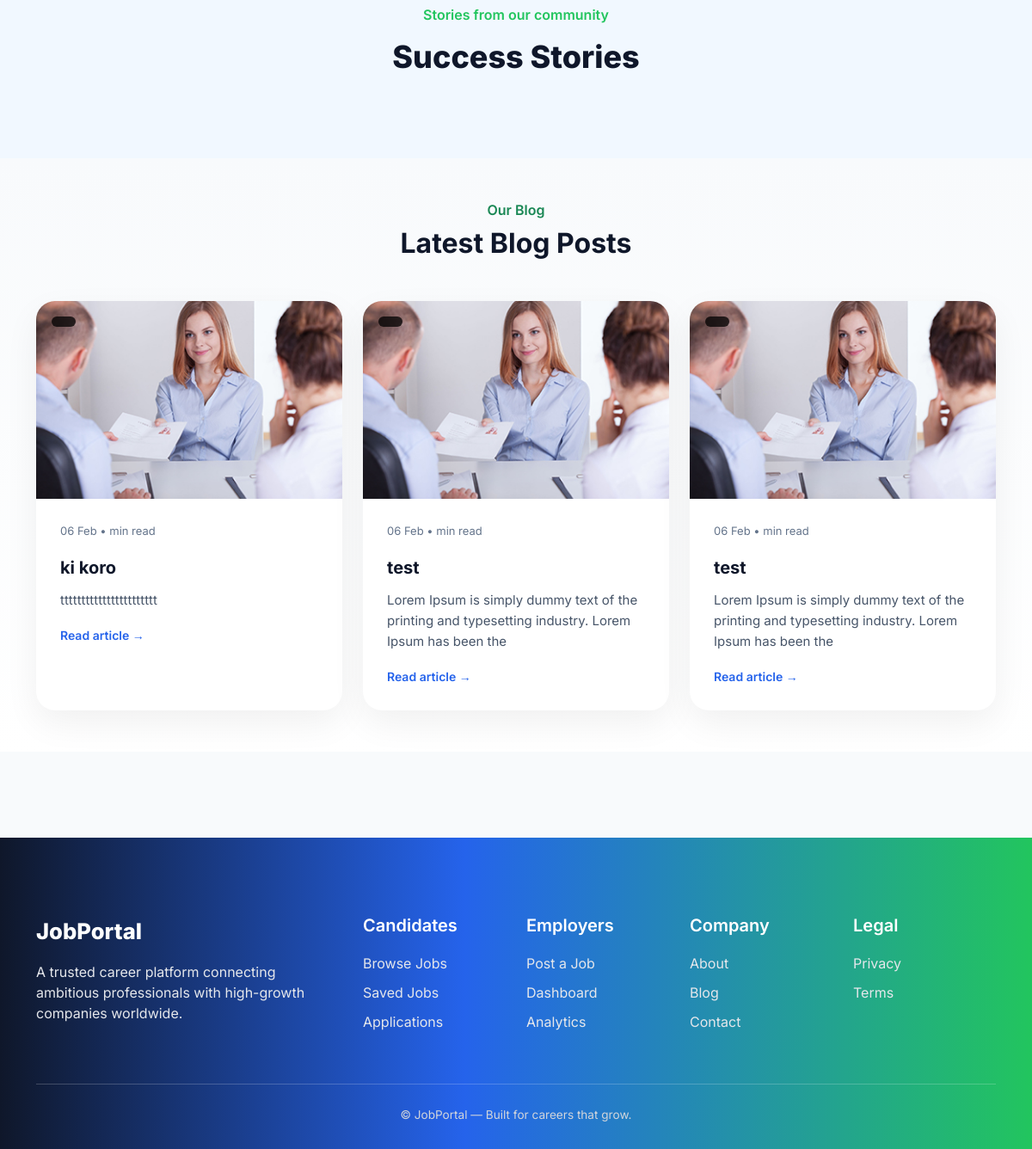
/ (lower part), run on an earlier commit of the app's database.
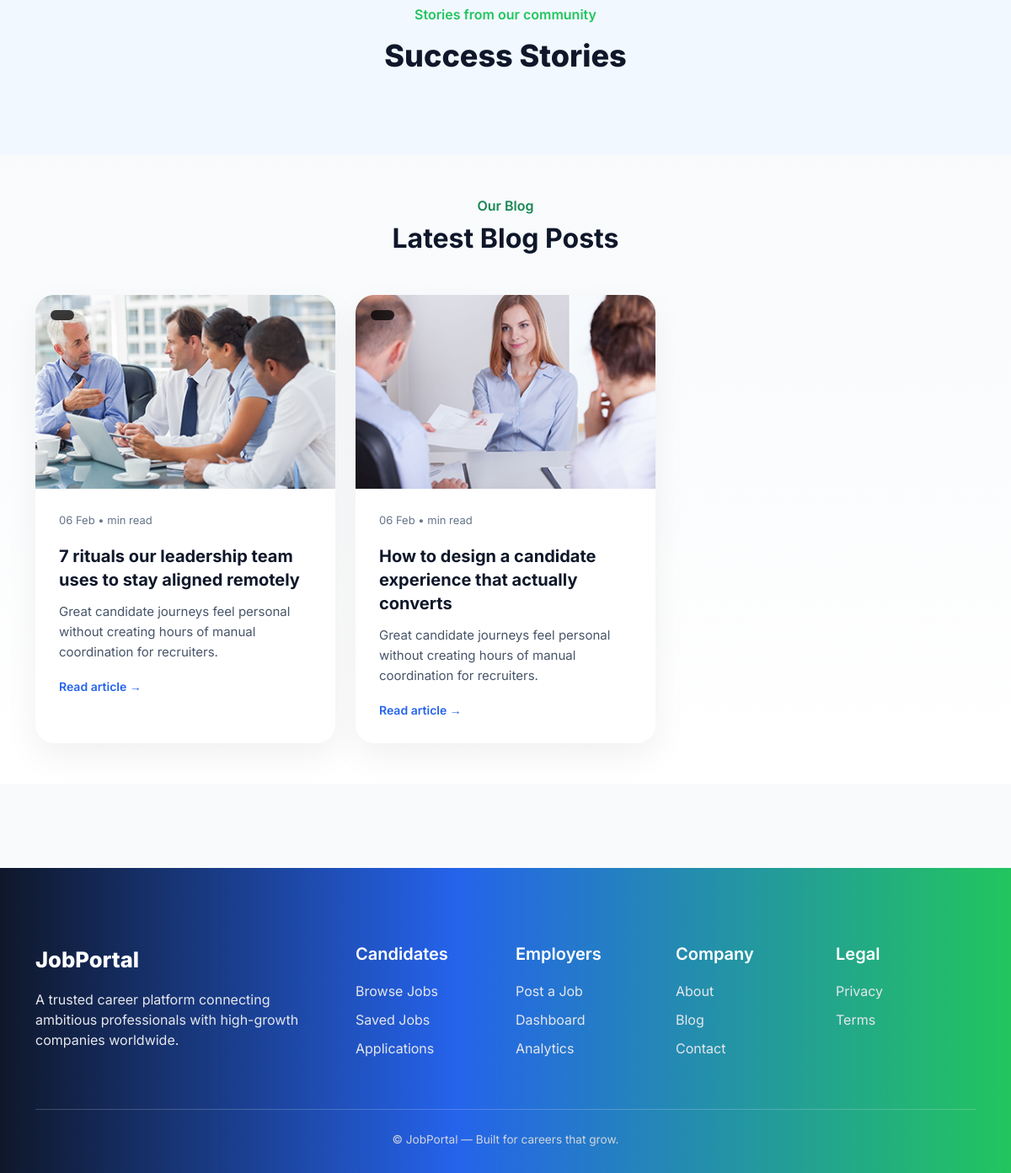
And on a later commit of the database.
### news/models.py (models this page shows, shortened)
class News(models.Model):
    STATUS_CHOICES = (
        ('draft', 'Draft'),
        ('published', 'Published'),
    )
    title = models.CharField(max_length=255)
    slug = models.SlugField(unique=True, blank=True)
    summary = models.TextField(max_length=500)
    content = models.TextField()
    featured_image = models.ImageField(
        upload_to='news/',
        blank=True,
        null=True
    )
    author = models.ForeignKey(
        User,
        on_delete=models.CASCADE
    )
    status = models.CharField(
        max_length=10,
        choices=STATUS_CHOICES,
        default='draft'
    )
    meta_title = models.CharField(max_length=255, blank=True)
    meta_description = models.CharField(max_length=300, blank=True)
    created_at = models.DateTimeField(auto_now_add=True)
    published_at = models.DateTimeField(blank=True, null=True)
    class Meta:
        ordering = ['-created_at']

### jobs/views.py (the view)
# urls.py: path('', views.job_list, name='job_list'),
def job_list(request):
    Job.objects.filter(
        is_featured=True,
        featured_until__lt=timezone.now()
    ).update(is_featured=False, featured_until=None)
    jobs_qs = Job.objects.all().order_by('-created_at')
    keyword = request.GET.get('q')
    location = request.GET.get('location')
    job_type = request.GET.get('job_type')
    if keyword:
        jobs_qs = jobs_qs.filter(
            Q(title__icontains=keyword) |
            Q(company__name__icontains=keyword)
        )
    if location:
        jobs_qs = jobs_qs.filter(location__icontains=location)
    if job_type:
        jobs_qs = jobs_qs.filter(job_type=job_type)
    featured_jobs = jobs_qs.filter(is_featured=True)
    normal_jobs = jobs_qs.filter(is_featured=False)
    categories = Category.objects.annotate(
        total_jobs=Count('jobs')
    )
    companies = Company.objects.annotate(
    total_jobs=Count('job')
)
    cities = (
    Job.objects
    .exclude(location__isnull=True)
    .exclude(location__exact="")
    .values(city=Lower('location'))
    .annotate(total_jobs=Count('id'))
    .order_by('-total_jobs')
)
    news_list = News.objects.all().order_by('-created_at')[:5]
    success_stories = None
    if request.user.is_authenticated:
        role = request.user.profile.role
        success_stories = SuccessStory.objects.filter(
            story_type=role
        ).order_by("-created_at")[:6]
    context = {
        'featured_jobs': featured_jobs,
        'jobs': normal_jobs,
        'categories': categories,
        'companies': companies,
        'cities': cities,
        'news_list': news_list,
        "success_stories": success_stories,
        'keyword': keyword,
        'location': location,
        'job_type': job_type,
    }
    return render(request, 'jobs/job_list.html', context)

### templates/jobs/job_list.html (shortened to what this page needs)
{% extends "base.html" %}
{% block content %}
<div class="">
<section class="success-carousel-section py-5">
  <div class="container text-center">
    <p class="section-subtitle">Stories from our community</p>
    <h2 class="section-title mb-5">Success Stories</h2>
  </div>
</section>
<section class="news-section py-5">
  <div class="container">
    <div class="text-center mb-5">
      <span class="text-success fw-semibold">Our Blog</span>
      <h2 class="fw-bold mt-2">Latest Blog Posts</h2>
    </div>
    <div class="row g-4">
      {% for news in news_list %}
      <div class="col-lg-4 col-md-6">
        <div class="news-card h-100">
          <div class="news-image">
            <span class="badge-category">{{ news.category }}</span>
            <img src="{{ news.featured_image.url }}" alt="{{ news.title }}">
          </div>
          <div class="news-body">
            <div class="news-meta mb-2">
              {{ news.created_at|date:"d M" }} • {{ news.read_time }} min read
            </div>
            <h5 class="news-title">
              {{ news.title }}
            </h5>
            <p class="news-excerpt">
              {{ news.content|slice:":100" }}
            </p>
            <div class="">
              <a href="{% url 'news_detail' news.slug %}" class="read-link">
                Read article →
              </a>
            </div>
          </div>
        </div>
      </div>
      {% endfor %}
    </div>
  </div>
</section>
</div>
{% endblock %}

### templates/base.html (shortened to what this page needs)
<!DOCTYPE html>
<html lang="en">
<head>
  <link href="https://cdn.jsdelivr.net/npm/bootstrap@5.3.2/dist/css/bootstrap.min.css" rel="stylesheet">
  <link rel="stylesheet" href="https://cdn.jsdelivr.net/npm/swiper@11/swiper-bundle.min.css">
</head>
<body>
<div class="main-container">
  {% block content %}{% endblock %}
</div>
<footer class="footer">
  <div class="container">
    <div class="row gy-4">
      <div class="col-md-4">
        <div class="footer-brand mb-3">JobPortal</div>
        <p>
          A trusted career platform connecting ambitious professionals
          with high-growth companies worldwide.
        </p>
      </div>
      <div class="col-md-2">
        <h5>Candidates</h5>
        <a href="{% url 'job_list' %}">Browse Jobs</a>
        <a href="#">Saved Jobs</a>
        <a href="#">Applications</a>
      </div>
      <div class="col-md-2">
        <h5>Employers</h5>
        <a href="{% url 'create_company' %}">Post a Job</a>
        <a href="{% url 'employer_overview' %}">Dashboard</a>
        <a href="{% url 'employer_analytics' %}">Analytics</a>
      </div>
      <div class="col-md-2">
        <h5>Company</h5>
        <a href="#">About</a>
        <a href="#">Blog</a>
        <a href="#">Contact</a>
      </div>
      <div class="col-md-2">
        <h5>Legal</h5>
        <a href="#">Privacy</a>
        <a href="#">Terms</a>
      </div>
    </div>
    <div class="footer-divider"></div>
    <div class="text-center footer-bottom">
      © {{ now|date:"Y" }} JobPortal — Built for careers that grow.
    </div>
  </div>
</footer>
</body>
</html>

### templates/base.html (style rules this page uses)
:root { --blue-main: #2563eb; --blue-soft: #38bdf8; --green-main: #22c55e; --green-soft: #4ade80; --dark-bg: #020617; --dark-glass: rgba(2,6,23,.85); }
body { font-family: 'Inter', sans-serif; background: #f8fafc; color: #0f172a; }
.main-container { min-height: calc(100vh - 320px); }
.footer { background: linear-gradient( 90deg, #0f172a 0%, #2563eb 45%, #22c55e 100% ); color: #e5e7eb; padding: 90px 0 30px; margin-top: 100px; }
.footer-brand { font-size: 1.6rem; font-weight: 800; color: #ffffff; }
.footer h5 { color: #ffffff; font-weight: 600; margin-bottom: 20px; }
.footer a { color: #e5e7eb; text-decoration: none; display: block; margin-bottom: 10px; transition: .25s; }
.footer-divider { border-top: 1px solid rgba(255,255,255,.2); margin: 50px 0 25px; }
.footer-bottom { font-size: .85rem; color: #d1d5db; }

### templates/jobs/job_list.html (style rules this page uses)
.section-title { font-weight: 700; margin-bottom: 30px; }
.news-section { background: #ffffff; }
.news-card { background: #fff; border-radius: 22px; overflow: hidden; box-shadow: 0 20px 50px rgba(15, 23, 42, 0.08); transition: all .35s ease; }
.news-image { position: relative; height: 230px; }
.news-image img { width: 100%; height: 100%; object-fit: cover; }
.badge-category { position: absolute; top: 16px; left: 16px; background: #2563eb; color: #fff; font-size: 12px; padding: 6px 14px; border-radius: 999px; }
.news-body { padding: 26px; }
.news-meta { font-size: 14px; color: #64748b; }
.news-title { font-weight: 700; line-height: 1.35; margin-bottom: 12px; }
.news-excerpt { color: #475569; font-size: 15px; line-height: 1.6; }
.read-link { font-weight: 600; color: #2563eb; text-decoration: none; }
.news-section { background:linear-gradient(180deg,#f8fafc,#ffffff); }
.news-card { background:#fff; border-radius:22px; overflow:hidden; box-shadow:0 15px 40px rgba(0,0,0,.06); transition:.35s ease; display:flex; flex-direction:column; }
.news-image { position:relative; overflow:hidden; }
.news-image img { width:100%; height:230px; object-fit:cover; transition:.6s ease; }
.badge-category { position:absolute; top:18px; left:18px; background:rgba(0,0,0,.75); backdrop-filter:blur(6px); color:#fff; padding:6px 14px; border-radius:20px; font-size:12px; font-weight:600; letter-spacing:.4px; }
.news-body { padding:28px; display:flex; flex-direction:column; }
.news-meta { font-size:13px; color:#64748b; }
.news-title { font-size:20px; font-weight:700; line-height:1.4; margin:10px 0 12px; color:#0f172a; }
.read-link { text-decoration:none; font-weight:600; font-size:14px; color:#2563eb; position:relative; }
.read-link::after { content:''; position:absolute; left:0; bottom:-3px; width:0; height:2px; background:#2563eb; transition:.3s; }
.success-carousel-section { background:#f1f8ff; }
.section-subtitle { color:#22c55e; font-weight:600; }
.section-title { font-size:36px; font-weight:800; color:#0f172a; }

What changed in the data, as far as the page shows it:
removed News: featured_image (picture), created_at "06 Feb", title "ki koro", content "ttttttttttttttttttttttt"
removed News: featured_image (picture), created_at "06 Feb", title "test", content "Lorem Ipsum is simply dummy text of the printing and typesetting industry. Lorem Ipsum has been the"
removed News: featured_image (picture), created_at "06 Feb", title "test", content "Lorem Ipsum is simply dummy text of the printing and typesetting industry. Lorem Ipsum has been the"
added News: featured_image (picture), created_at "06 Feb", title "7 rituals our leadership team uses to stay aligned remotely", content "Great candidate journeys feel personal without creating hours of manual coordination for recruiters."
added News: featured_image (picture), created_at "06 Feb", title "How to design a candidate experience that actually converts", content "Great candidate journeys feel personal without creating hours of manual coordination for recruiters."
